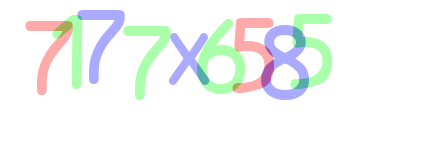
#> input picture python_work/dataimage/20220106/img/1.png, 430 x 150 px
$ python captcha01.py
#> lines starting #> are read from the running program, lines starting #| are printed output that depends on the picture; after the words box and inside, x2 and y2 are one past the last pixel; in counts of white or black regions, pixels touching at a corner belong together
# print(eval('58*66'))

import cv2
import numpy as np

digit1 = cv2.imread('img/1.png')
#> digit1 is the input picture: shape (150, 430, 3); mean B, G, R 244.9, 246.4, 243.1

print(digit1.shape)
#| (150, 430, 3)
cv2.imshow('digit1',digit1)
cv2.waitKey(0)

# blue 색깔에 해당되는 부분
gselect = digit1[:,:,0] == 255
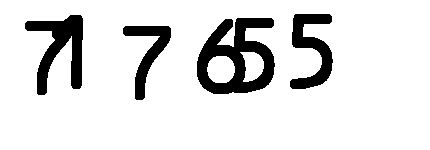
#> gselect: shape (150, 430) bool; 87.4% white; 4 black regions, box (x1, y1, x2, y2) and area: (197, 18, 275, 94) 3240, (25, 15, 83, 95) 2082, (290, 14, 333, 89) 1568, (123, 26, 171, 100) 1227
digit1[gselect] = 0
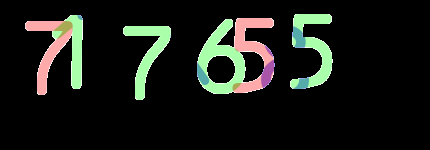
#> digit1: shape (150, 430, 3); mean B, G, R 22, 27.7, 24.4
cv2.imshow('digit2',digit1)

# green 색깔에 해당되는 부분
gselect = digit1[:,:,1] == 255
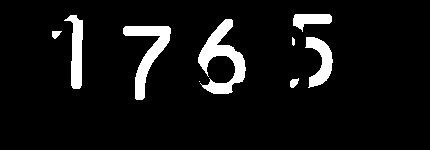
#> gselect: shape (150, 430) bool; 7.4% white; 9 white regions (1 under 20 px), largest, box (x1, y1, x2, y2) and area: (198, 19, 246, 94) 1496, (123, 26, 171, 100) 1223, (64, 15, 83, 89) 778
digit1[gselect] = 0
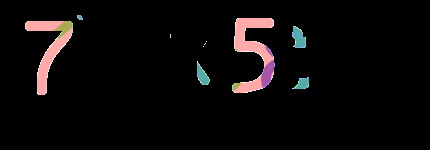
#> digit1: shape (150, 430, 3); 7.39% of pixels changed, all inside (x1, y1, x2, y2) = (52, 14, 333, 100)
cv2.imshow('digit3',digit1)

# red 색깔에 해당하는 부분
gselect = digit1[:,:,2] <= 171
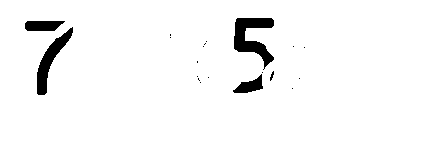
#> gselect: shape (150, 430) bool; 96.3% white; 20 black regions (15 under 20 px), largest, box (x1, y1, x2, y2) and area: (234, 18, 274, 70) 982, (37, 27, 73, 95) 744, (25, 21, 65, 31) 342, (233, 74, 263, 93) 290, (270, 71, 274, 81) 20
digit1[gselect] = 0
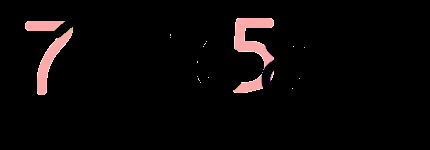
#> digit1: shape (150, 430, 3); 1.48% of pixels changed, all inside (x1, y1, x2, y2) = (55, 15, 309, 91)
cv2.imshow('digit4',digit1)

cv2.waitKey(0)

$ run again, with python_work/dataimage/20220106/img/10.png copied over python_work/dataimage/20220106/img/1.png
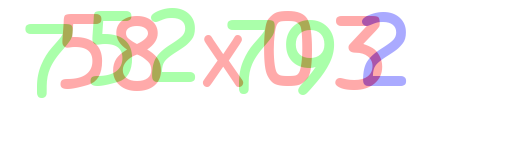
#> input picture python_work/dataimage/20220106/img/10.png, 510 x 150 px
#> digit1 is the input picture: shape (150, 510, 3); mean B, G, R 239.2, 245, 246
#| (150, 510, 3)
#> `gselect = digit1[:,:,0] == 255`:
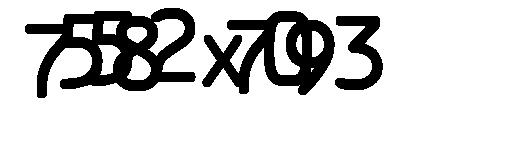
#> gselect: shape (150, 510) bool; 81.4% white; 3 black regions, box (x1, y1, x2, y2) and area: (25, 8, 196, 98) 7098, (202, 11, 335, 95) 5444, (335, 16, 383, 90) 1665
#> `digit1[gselect] = 0`:
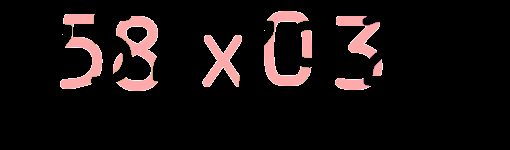
#> digit1: shape (150, 510, 3); mean B, G, R 15.7, 15.8, 22.5
